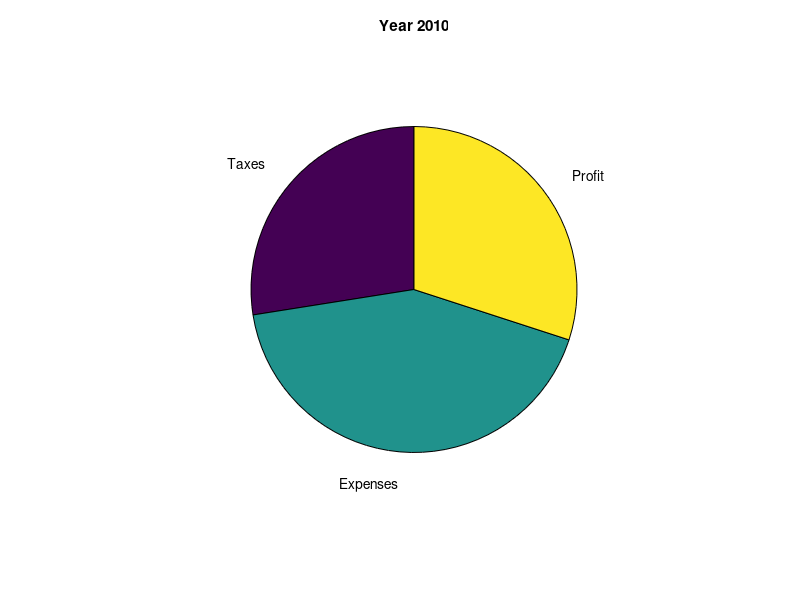
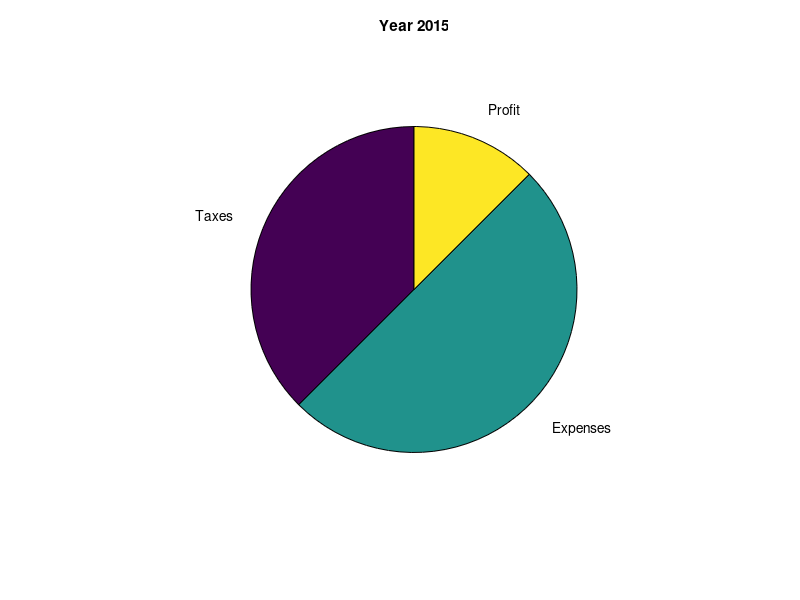

Write MATLAB code to recreate these figures, in order.
data1 = [27.5,42.5,30];
data2 = [37.5,50,12.5];
label = {"Taxes","Expenses","Profit"};

figure('Name','Pie Chart_2010','NumberTitle','off');
pie(data1,label);
title('Year 2010');

figure('Name','Pie Chart_2015','NumberTitle','off');
pie(data2,label);
title('Year 2015');